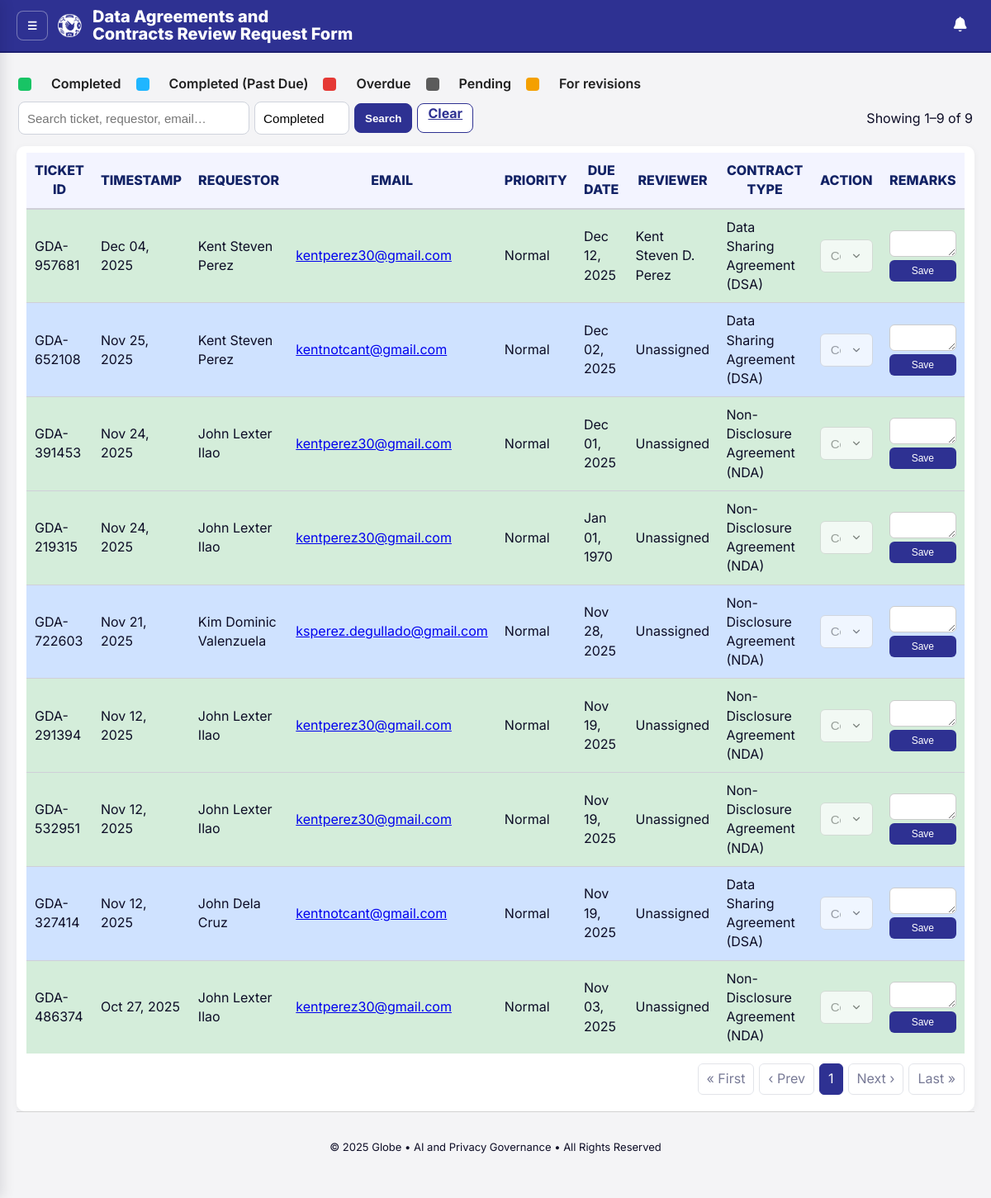
The app's page /tickets.php?status=Completed (signed in) with its own data.
### tables this page shows
CREATE TABLE `tickets` (
  `id` bigint(20) unsigned NOT NULL AUTO_INCREMENT,
  `ticket_code` varchar(20) NOT NULL,
  `created_at` datetime NOT NULL DEFAULT current_timestamp(),
  `full_name` varchar(200) NOT NULL,
  `email` varchar(200) NOT NULL,
  `priority` enum('Low','Normal','High','Urgent') DEFAULT 'Normal',
  `due_date` date DEFAULT NULL,
  `completed_at` datetime DEFAULT NULL,
  `grp` varchar(50) NOT NULL,
  `tribe` varchar(200) DEFAULT NULL,
  `assigned_lawyer` varchar(200) DEFAULT NULL,
  `cc_emails` text DEFAULT NULL,
  `summary` text NOT NULL,
  `contract_type` varchar(100) NOT NULL,
  `contract_other` varchar(200) DEFAULT NULL,
  `customer` varchar(200) NOT NULL,
  `vendor` varchar(200) NOT NULL,
  `pd_nature` varchar(120) NOT NULL,
  `pd_other_text` varchar(255) DEFAULT NULL,
  `clauses` text NOT NULL,
  `doc_link` varchar(1000) DEFAULT NULL,
  `status` enum('Pending','In Review','For Revisions','Completed') NOT NULL DEFAULT 'Pending',
  `remarks` text DEFAULT NULL,
  `email_24h_sent` tinyint(1) NOT NULL DEFAULT 0,
  `email_24h_sent_at` datetime DEFAULT NULL,
  PRIMARY KEY (`id`)
);

CREATE TABLE `lawyers` (
  `id` int(11) NOT NULL AUTO_INCREMENT,
  `name` varchar(100) NOT NULL,
  `email` varchar(190) NOT NULL,
  `pass_hash` varchar(255) NOT NULL,
  `role` enum('lawyer','admin') NOT NULL DEFAULT 'lawyer',
  `created_at` timestamp NOT NULL DEFAULT current_timestamp(),
  PRIMARY KEY (`id`),
  UNIQUE KEY `email` (`email`)
);

### api/query_tickets.php (called while the page is built, shortened)
<?php
$q       = trim($_GET['q'] ?? '');
$page    = max(1, (int)($_GET['page'] ?? 1));
$perPage = 10;
$status = $_GET['status'] ?? '';
$conditions = ['1'];
$types      = '';
$params     = [];
if ($status !== '') {
    if ($status === 'Overdue') {
        $conditions[] = "(t.due_date < CURDATE() AND t.status <> 'Completed')";
    } else {
        $conditions[] = "t.status = ?";
        $params[] = $status;
        $types   .= 's';
    }
}
$where = implode(' AND ', $conditions);
$usePrepared = ($types !== '');
$countSql = "
SELECT COUNT(*) c
FROM tickets t
LEFT JOIN lawyers l ON l.id = t.assigned_lawyer
WHERE $where
";
if (!$usePrepared) {
    $countRes = $conn->query($countSql);
    $total = (int) $countRes->fetch_assoc()['c'];
} else {
    $stmtCnt = $conn->prepare($countSql);
    $stmtCnt->bind_param($types, ...$params);
    $stmtCnt->execute();
    $resCnt = $stmtCnt->get_result();
    $total  = (int) $resCnt->fetch_assoc()['c'];
}
$totalPages = max(1, ceil($total / $perPage));
$offset = ($page - 1) * $perPage;
$selectSql = "
SELECT
    t.id,
    t.ticket_code,
    t.created_at,
    t.completed_at,
    t.full_name,
    t.email,
    t.priority,
    t.due_date,
    t.assigned_lawyer,
    t.contract_type,
    t.status,
    t.remarks,
    l.name  AS reviewer_name,
    l.email AS reviewer_email
FROM tickets t
LEFT JOIN lawyers l
       ON l.email = t.assigned_lawyer
WHERE $where
ORDER BY t.id DESC
LIMIT ? OFFSET ?
";
if (!$usePrepared) {
    $stmt = $conn->prepare($selectSql);
    $stmt->bind_param("ii", $perPage, $offset);
} else {
    $typesPage  = $types . "ii";
    $paramsPage = $params;
    $paramsPage[] = $perPage;
    $paramsPage[] = $offset;
    $stmt = $conn->prepare($selectSql);
    $stmt->bind_param($typesPage, ...$paramsPage);
}
$stmt->execute();
$rows = $stmt->get_result();

### tickets.php (the view, shortened to what this page needs)
<?php
require __DIR__ . '/config/db.php';
require __DIR__ . '/utils/pagination.php';
include __DIR__ . '/api/query_tickets.php';
function h($s){ return htmlspecialchars((string)$s, ENT_QUOTES, 'UTF-8'); }
function status_class($status, $due_date, $completed_at = null) {
    $due = $due_date ? date('Y-m-d', strtotime($due_date)) : null;
    $done = $completed_at ? date('Y-m-d', strtotime($completed_at)) : null;
    if ($status === 'Completed') {
        if ($done && $due && $done > $due) {
            return 'row-completed-late';
        }
        return 'row-completed';
    }
    return 'row-pending';
}
?>
<!doctype html>
<html lang="en">
<head>
  <link rel="stylesheet" href="assets/css/admin.css">
  <link rel="stylesheet" href="assets/css/notifications.css">
  <link rel="stylesheet" href="https://cdnjs.cloudflare.com/ajax/libs/font-awesome/7.0.1/css/all.min.css">
</head>
<body>
<?php
include __DIR__ . '/assets/partials/brandbar.php';
?>
<main class="container-fluid page" id="mainContent">
<div class="legend">
    <span class="dot dot-green"></span> Completed
    <span class="dot dot-blue"></span> Completed (Past Due)
    <span class="dot dot-red"></span> Overdue
    <span class="dot dot-gray"></span> Pending
    <span class="dot dot-amber"></span> For revisions
</div>
  <div class="toolbar">
    <form class="search" method="get" action="">
      <input type="text" name="q" value="<?= h($q) ?>" placeholder="Search ticket, requestor, email…">
      <select name="status" class="status-filter" onchange="this.form.submit()">
        <option value="Completed"      <?= $status==='Completed'?'selected':''; ?>>Completed</option>
      </select>
      <button class="btn" type="submit">Search</button>
      <?php if ($q !== '' || $status !== ''): ?>
        <a class="btn ghost" href="tickets.php">Clear</a>
      <?php endif; ?>
    </form>
    <div class="muted">
      Showing <?= ($total===0?0:$offset+1) ?>–<?= min($offset+$perPage,$total) ?> of <?= $total ?>
    </div>
  </div>
  <section class="table-wrap">
    <table class="tickets">
      <thead>
        <tr>
          <th>TICKET ID</th>
          <th>TIMESTAMP</th>
          <th>REQUESTOR</th>
          <th>EMAIL</th>
          <th>PRIORITY</th>
          <th>DUE DATE</th>
          <th>REVIEWER</th>
          <th>CONTRACT TYPE</th>
          <th>ACTION</th>
          <th>REMARKS</th>
        </tr>
      </thead>
      <tbody>
        <?php while ($r = $rows->fetch_assoc()):
         $class = status_class($r['status'], $r['due_date'] ?? null,$r['completed_at'] ?? null);
          $reviewerName = $r['reviewer_name'] ?? 'Unassigned';
        ?>
        <tr class="<?= $class ?>">
          <td><?= h($r['ticket_code']) ?></td>
          <td><?= h(date('M d, Y', strtotime($r['created_at']))) ?></td>
          <td><?= h($r['full_name']) ?></td>
          <td><a href="mailto:<?= h($r['email']) ?>"><?= h($r['email']) ?></a></td>
          <td><?= h($r['priority']) ?></td>
          <td><?= h(date('M d, Y', strtotime($r['due_date']))) ?></td>
          <td><?= h($reviewerName) ?></td>
          <td><?= h($r['contract_type']) ?></td>
          <td>
            <form method="post" action="api/update_status.php">
              <select name="status" onchange="this.form.submit()"
                <?= $r['status']==='Completed'?'disabled':''; ?>>
                <option value="Completed"      <?= $r['status']==='Completed'?'selected':''; ?>>Completed</option>
              </select>
            </form>
          </td>
      <td>
          <form action="api/update_remarks.php" method="post" style="display:flex;flex-direction:column;gap:4px;">
              <textarea name="remarks" rows="1" style="width:100%;"><?= h($r['remarks'] ?? '') ?></textarea>
              <button class="btn-small" type="submit">Save</button>
          </form>
      </td>
        </tr>
      <?php endwhile; ?>
      </tbody>
    </table>
    <?= build_pagination($page, $totalPages, $q, $status) ?>
  </section>
        <footer class="site-footer">
        <p>© 2025 Globe • AI and Privacy Governance • All Rights Reserved</p>
      </footer>
</main>
</body>
</html>

### assets/css/admin.css (style rules this page uses)
* { scrollbar-width: thin; scrollbar-color: var(--brand) var(--bg); }
:root { --brand: #2E3192; --brand-700: #1e2375; --brand-ring: 0 0 0 3px rgba(46,49,146,.15); --bg: #f4f4f6; --card: #ffffff; --ink: #0d0d26; --muted: #666; --border: #d2d2d2; --green: #18c465; --red: #e53935; --amber: #f4a000; --gray: #5b5b5b; --row-border: #cfcfd8; }
* { box-sizing: border-box; }
html, body { margin: 0; height: 100%; background: var(--bg); color: var(--ink); font-family: "Inter", system-ui, -apple-system, Segoe UI, Roboto, Arial, sans-serif; line-height: 1.45; }
input[type="text"], input[type="email"], input[type="file"], textarea, select { width: 100%; font-size: 15px; padding: 10px 12px; min-height: 40px; border: 1px solid var(--border); border-radius: 6px; background: #fff; transition: border-color .2s, box-shadow .2s, background .2s; }
textarea { min-height: 80px; max-height: 180px; resize: vertical; }
select { -webkit-appearance: none; appearance: none; background-repeat: no-repeat; background-position: right 12px center; background-size: 14px; padding-right: 38px; }
.btn { padding: 10px 18px; border: none; border-radius: 8px; font-weight: 700; cursor: pointer; transition: transform .04s, background .2s, filter .2s; }
.btn:not(.primary) { background: #fff; border: 1px solid #ccc; }
.legend { display:flex; align-items:center; gap:18px; margin:6px 0 10px 2px; color:#1f1f1f; font-weight:600; }
.dot { width:16px; height:16px; border-radius:4px; display:inline-block; margin-right:6px; }
.dot-green { background: var(--green); }
.dot-red { background: var(--red); }
.dot-gray { background: var(--gray); }
.dot-amber { background: var(--amber); }
.dot-blue { background: #1fb6ff; }
.table-wrap { background:#fff; border-radius:10px; padding:8px 12px; box-shadow:0 2px 8px rgba(0,0,0,.05); width:100%; overflow-x:auto; }
table.tickets { width:100%; border-collapse:separate; border-spacing:0; }
.tickets th { background:#f3f4ff; color:#122265; font-weight:800; border-bottom:2px solid var(--row-border); padding:10px; position:sticky; top:0; z-index:1; }
.tickets td { padding:10px; border-bottom:1px solid var(--row-border); }
.tickets tr:last-child td { border-bottom:none; }
.row-completed { background: rgba(24,196,101,.15); }
.row-completed { background-color: #d4edda !important; }
.row-completed-late { background-color: #cfe2ff !important; }
#mainContent { padding: 20px 20px; }
.toolbar { display:flex;gap:12px;align-items:center;justify-content:space-between;margin:10px 2px 14px }
.toolbar .search { display:flex;gap:6px;align-items:center }
.toolbar input[type="text"] { height:36px;padding:6px 10px;border:1px solid #cfd3dc;border-radius:8px;min-width:280px }
.toolbar .btn { height:36px;padding:0 12px;border-radius:8px;border:1px solid #2E3192;background:#2E3192;color:#fff;cursor:pointer }
.toolbar .btn.ghost { background:#fff;color:#2E3192 }
.table-wrap { width:100%;overflow-x:auto }
.status-filter { height:36px; padding:0 10px; border:1px solid #cfd3dc; border-radius:8px; background:#fff; font-size:.95rem; }
.site-footer { height: var(--footer-h); display:flex; align-items:center; justify-content:center; text-align:center; padding: 20px 16px; font-size:13px; border-top: 1px solid var(--border); background: var(--bg); flex: 0 0 auto; }
.tickets textarea { font-size: 13px; padding: 6px 8px; min-height: 32px; max-height: 80px; line-height: 1.3; width: 100%; resize: vertical; border: 1px solid #ccc; border-radius: 6px; background: #fff; transition: border-color .2s, box-shadow .2s; }
.tickets .btn-small { padding: 6px 10px; font-size: 12px; border-radius: 6px; background: var(--brand); color: #fff; border: none; cursor: pointer; }

### records on screen
tickets: ticket_code "GDA-957681", created_at "Dec 04, 2025", full_name "Kent Steven Perez", email "kentperez30@gmail.com", priority "Normal", due_date "Dec 12, 2025", lawyers.name "Kent Steven D. Perez", contract_type "Data Sharing Agreement (DSA)", status "Completed"
tickets: ticket_code "GDA-652108", created_at "Nov 25, 2025", full_name "Kent Steven Perez", email "kentnotcant@gmail.com", priority "Normal", due_date "Dec 02, 2025", reviewerName "Unassigned", contract_type "Data Sharing Agreement (DSA)", status "Completed"
tickets: ticket_code "GDA-391453", created_at "Nov 24, 2025", full_name "John Lexter Ilao", email "kentperez30@gmail.com", priority "Normal", due_date "Dec 01, 2025", reviewerName "Unassigned", contract_type "Non-Disclosure Agreement (NDA)", status "Completed"
tickets: ticket_code "GDA-219315", created_at "Nov 24, 2025", full_name "John Lexter Ilao", email "kentperez30@gmail.com", priority "Normal", due_date "Jan 01, 1970", reviewerName "Unassigned", contract_type "Non-Disclosure Agreement (NDA)", status "Completed"
tickets: ticket_code "GDA-722603", created_at "Nov 21, 2025", full_name "Kim Dominic Valenzuela", email "ksperez.degullado@gmail.com", priority "Normal", due_date "Nov 28, 2025", reviewerName "Unassigned", contract_type "Non-Disclosure Agreement (NDA)", status "Completed"
tickets: ticket_code "GDA-291394", created_at "Nov 12, 2025", full_name "John Lexter Ilao", email "kentperez30@gmail.com", priority "Normal", due_date "Nov 19, 2025", reviewerName "Unassigned", contract_type "Non-Disclosure Agreement (NDA)", status "Completed"
tickets: ticket_code "GDA-532951", created_at "Nov 12, 2025", full_name "John Lexter Ilao", email "kentperez30@gmail.com", priority "Normal", due_date "Nov 19, 2025", reviewerName "Unassigned", contract_type "Non-Disclosure Agreement (NDA)", status "Completed"
tickets: ticket_code "GDA-327414", created_at "Nov 12, 2025", full_name "John Dela Cruz", email "kentnotcant@gmail.com", priority "Normal", due_date "Nov 19, 2025", reviewerName "Unassigned", contract_type "Data Sharing Agreement (DSA)", status "Completed"
tickets: ticket_code "GDA-486374", created_at "Oct 27, 2025", full_name "John Lexter Ilao", email "kentperez30@gmail.com", priority "Normal", due_date "Nov 03, 2025", reviewerName "Unassigned", contract_type "Non-Disclosure Agreement (NDA)", status "Completed"

### other values on screen
$brand['titleLines'][0] "Data Agreements and"
$brand['titleLines'][1] "Contracts Review Request Form"
$offset+1 "1"
min($offset+$perPage,$total) "9"
$total "9"
